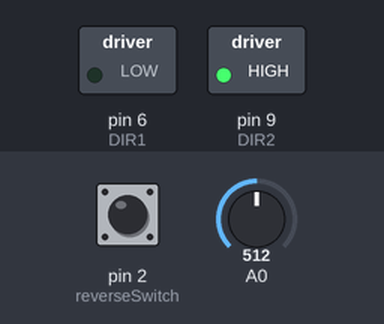
Bench run of a sketch on a simulated Arduino Uno, built with avr-gcc and run on an emulated ATmega328P. Shown: switched loads named in the sketch (green lamp = pin HIGH). Inputs (shaded band) come from the test bench; at power-on: A0 = 512, pin 2 (reverseSwitch) HIGH. Pins used as bus, display or sensor lines are not drawn.

Above: at 14.3 s.
14.4 s: A0 set to 0
At 15.4 s:
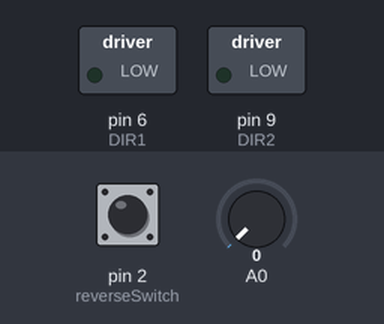
24.5 s: A0 set to 511
Timing chart, 0 to 40.6 s (numbered marks = the images above; inputs shaded):
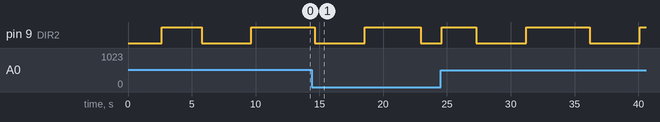

The sketch:

Motor_Test.ino
```cpp
int reverseSwitch = 2;
int CLOCK1 = 7;
int DIR1 = 6;

int CLOCK2 = 10;
int DIR2 = 9;

int p;
float delay_time = 500;
boolean setdir = LOW; // Set Direction

// Interrupt Handler
void revmotor () {
  setdir = !setdir;
}

void setup() {
  pinMode(CLOCK1, OUTPUT);
  pinMode(DIR1, OUTPUT);
  pinMode(CLOCK2, OUTPUT);
  pinMode(DIR2, OUTPUT);
  attachInterrupt(digitalPinToInterrupt(reverseSwitch), revmotor, FALLING);
}

void loop() {
  StepForward(delay_time);
  StepForward180(delay_time);

  p = analogRead(A0);
  delay_time = map(p, 0, 1023, 400, 1500);
}

void StepForward(float delay_time)
{
  digitalWrite(DIR1, LOW);
  for (int i = 0; i < 1; i++)
  {
    for (int x = 0; x < 3100 / 50; x++)
    {
      digitalWrite(CLOCK1, HIGH);
      delayMicroseconds(delay_time);
      digitalWrite(CLOCK1, LOW);
      delayMicroseconds(delay_time);
    }
    delay(delay_time);
  }
}

void StepForward180(float delay_time)
{
  digitalWrite(DIR2, LOW);
  for (int i = 0; i < 1; i++)
  {
    for (int x = 0; x < 3100 / 2; x++)
    {
      digitalWrite(CLOCK2, HIGH);
      delayMicroseconds(delay_time);
      digitalWrite(CLOCK2, LOW);
      delayMicroseconds(delay_time);
    }
    delay(delay_time);
  }
  digitalWrite(DIR2, HIGH);
  for (int i = 1; i < 2; i++)
  {
    for (int x = 0; x < 3100 / 2; x++)
    {
      digitalWrite(CLOCK2, HIGH);
      delayMicroseconds(delay_time);
      digitalWrite(CLOCK2, LOW);
      delayMicroseconds(delay_time);
    }
    delay(delay_time);
  }
}
```
